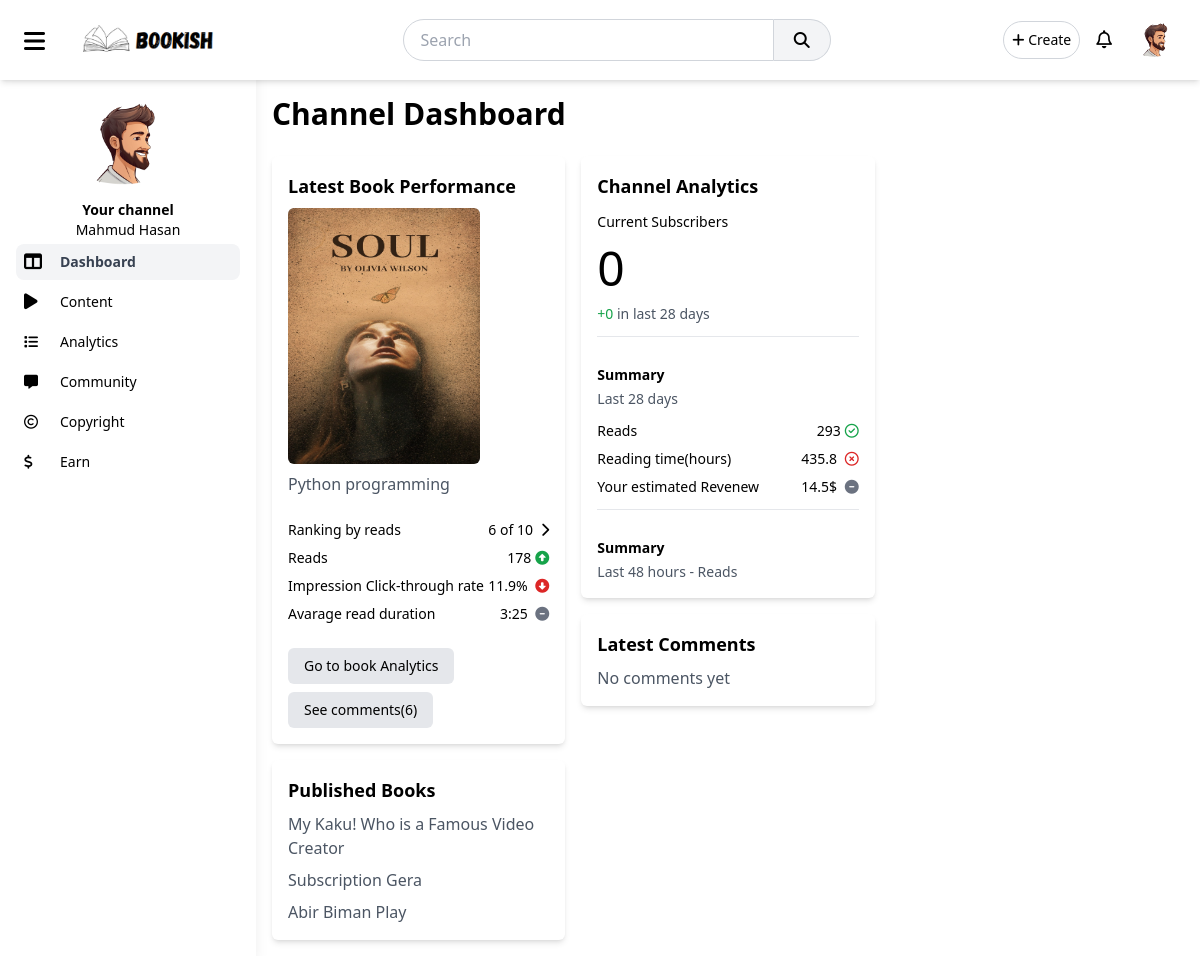
The page /author/dashboard (signed in) on the database as committed earlier.
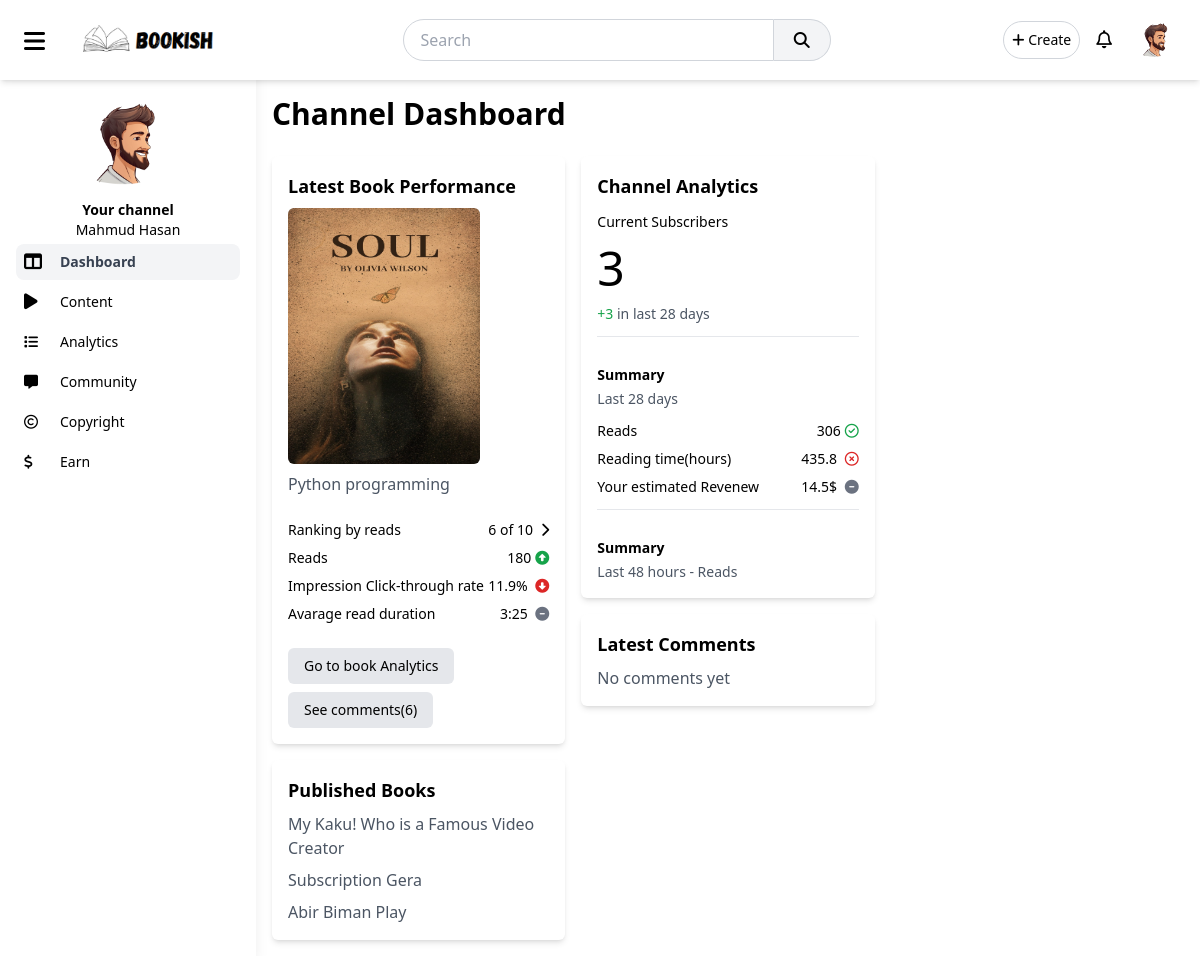
The same page on the database as committed later.
### accounts/models.py (models this page shows)
class UserProfile(models.Model):
    user = models.OneToOneField(User, on_delete=models.CASCADE)
    full_name = models.CharField(max_length=100, blank=True, null=True)
    bio = models.TextField(blank=True, null=True)
    profile_picture = models.ImageField(upload_to='profile_pics/', default='profile_pics/default.png')
    created_at = models.DateTimeField(auto_now_add=True)
    updated_at = models.DateTimeField(auto_now=True)
    def get_total_views(self):
        return self.user.books.aggregate(models.Sum('views'))['views__sum'] or 0

### main/models.py (models this page shows, shortened)
class Book(models.Model):
    title = models.CharField(max_length=255)
    slug = AutoSlugField(populate_from='title', unique=True)
    description = models.TextField()
    content = CKEditor5Field(config_name="extends")
    language = models.CharField(max_length=50, default="default")
    author = models.ForeignKey(User, on_delete=models.CASCADE, related_name='books')
    category = models.ForeignKey(Category, on_delete=models.CASCADE, related_name='books', blank=True, null=True)
    published_date = models.DateTimeField(auto_now_add=True)
    updated_date = models.DateTimeField(auto_now=True)
    likes = models.ManyToManyField(User, related_name='liked_books', blank=True)
    dislikes = models.ManyToManyField(User, related_name='disliked_books', blank=True)
    views = models.PositiveIntegerField(default=0)
    thumbnail = models.ImageField(upload_to='thumbnails/', blank=True, null=True)
    status = models.CharField(max_length=50, default='Public')
    objects = models.Manager()
    public_objects = PublicBookManager()

### author/views.py (the view)
# urls.py: path('dashboard', views.author_dashboard, name="author_dashboard"),
@login_required(login_url='accounts:login')
def author_dashboard(request):
    followers_in_28 = get_last_n_days_data(UserFollow, user=request.user, n=28)
    context = {
        'followers_in_28': followers_in_28
    }
    return render(request, 'author/admin_dashboard.html', context)

### main/context_processors.py (called while the page is built)
def notifications(request):
    if request.user.is_authenticated:
        return {'notifications': Notification.objects.filter(user=request.user).order_by('-created_at')[:5]}
    else:
        return Notification.objects.none()

### main/utils.py (called while the page is built, shortened)
def get_last_n_days_data(model, n, user=None, book=None, formatted=False):
    startdate = (timezone.now() - timedelta(days=n)).date()  # Ensure date only
    if model==UserFollow:
        filters = {'followed_at__date__gte': startdate}
        filters['following'] = user
        return UserFollow.objects.filter(**filters)

### templates/author/admin_dashboard.html (shortened to what this page needs)
{% extends 'author/base.html' %}
{% load static %}
{% block content %}
    <header class="flex items-center justify-between mb-6">
        <div>
            <h2 class="text-3xl font-semibold">Channel Dashboard</h2>
        </div>
    </header>
    <div class="grid grid-cols-1 md:grid-cols-2 lg:grid-cols-3 gap-4">
        <div class="flex flex-col gap-4">
            <div class="bg-white shadow-md p-4 rounded-md">
                <h3 class="text-lg font-bold mb-2">Latest Book Performance</h3>
                {% with book=user.books.first %}
                {% if book %}
                <div class="space-y-2">
                    <img alt="Latest Video" class="w-48 h-64 rounded-md" src="{{book.thumbnail.url}}" />
                    <p class="text-gray-600">{{book.title}}</p>
                    <ul class="text-sm space-y-2 py-4">
                        <li class="flex justify-between">
                            <div>Ranking by reads</div>
                            <div>6 of 10 <button class="fa fa-chevron-right pl-1"></button></div>
                        </li>
                        <li class="flex justify-between">
                            <div>Reads</div>
                            <div>{{book.views}}<button class="fa fa-circle-up pl-1 text-green-600"></button></div>
                        </li>
                        <li class="flex justify-between">
                            <div>Impression Click-through rate</div>
                            <div>11.9% <button class="fa fa-circle-down text-red-600 pl-1"></button></div>
                        </li>
                        <li class="flex justify-between">
                            <div>Avarage read duration</div>
                            <div>3:25 <button class="fa fa-circle-minus pl-1 text-gray-500"></button></div>
                        </li>
                    </ul>
                    <a href="{% url 'author:content_analytics' book.slug %}"
                        class="px-4 py-2 font-medium block w-fit text-sm bg-gray-200 rounded-md hover:bg-gray-300">Go
                        to book
                        Analytics</a>
                    <a href="{% url 'author:content_comments' book.slug %}"
                        class="px-4 py-2 block w-fit font-medium text-sm bg-gray-200 rounded-md hover:bg-gray-300">
                        See comments({{book.comments.count}})
                </a>
                </div>
                {% endif %}
                {% endwith %}
            </div>
            <div class="bg-white shadow-md p-4 rounded-md">
                <h3 class="text-lg font-bold mb-2">Published Books</h3>
                <ul class="text-gray-600 space-y-2">
                    <li>My Kaku! Who is a Famous Video Creator</li>
                    <li>Subscription Gera</li>
                    <li>Abir Biman Play</li>
                </ul>
            </div>
        </div>
        <div class="flex flex-col gap-4">
            <div class="bg-white shadow-md p-4 rounded-md space-y-3">
                <h3 class="text-lg font-bold mb-2">Channel Analytics</h3>
                <p class="font-medium text-sm">Current Subscribers</p>
                <div class="text-5xl">{{user.followers_users.count}}</div>
                <div class="text-gray-600 text-sm">
                    <span class="text-green-600">+{{followers_in_28.count}}</span>
                    in last 28 days
                </div>
                <hr class="py-2" />
                <div class="space-y-3">
                    <div class="text-sm space-y-1">
                        <div class="font-bold">Summary</div>
                        <div class="text-gray-600">Last 28 days</div>
                    </div>
                    <ul class="text-sm space-y-2">
                        <li class="flex justify-between">
                            <div>Reads</div>
                            <div>{{user.userprofile.get_total_views}}<button class="fa-regular fa-circle-check pl-1 text-green-600"></button>
                            </div>
                        </li>
                        <li class="flex justify-between">
                            <div>Reading time(hours)</div>
                            <div>435.8 <button class="fa-regular fa-circle-xmark text-red-600 pl-1"></button>
                            </div>
                        </li>
                        <li class="flex justify-between">
                            <div>Your estimated Revenew</div>
                            <div>14.5$ <button class="fa fa-circle-minus pl-1 text-gray-500"></button></div>
                        </li>
                    </ul>
                </div>
                <hr class="py-2" />
                <div>
                    <div class="text-sm space-y-1">
                        <div class="font-bold">Summary</div>
                        <div class="text-gray-600">Last 48 hours - Reads</div>
                    </div>
                </div>
            </div>
            <div class="bg-white shadow-md p-4 rounded-md">
                <h3 class="text-lg font-bold mb-2">Latest Comments</h3>
                <p class="text-gray-600">No comments yet</p>
            </div>
        </div>
        <div class="flex flex-col gap-4">
        </div>
    </div>
{% endblock %}

### templates/author/base.html (shortened to what this page needs)
<!DOCTYPE html>
<html lang="en">
{% load static %}
<head>
    <link rel="stylesheet" href="{% static 'css/output.css' %}">
    <link rel="stylesheet" href="https://cdnjs.cloudflare.com/ajax/libs/font-awesome/6.7.2/css/all.min.css"
 />
</head>
<body>
    <header class="bg-white shadow-md sticky top-0 z-50 px-4">
        <div class="flex items-center justify-between py-3">
            <div class="flex items-center space-x-4">
                <button class="px-2 pt-1 rounded hover:bg-gray-200" id="menuToggle">
                    <i class="fa fa-bars text-2xl"></i>
                </button>
                <a href="{% url 'author:author_dashboard' %}">
                    <img src="{% static 'logo.png' %}" class="h-12 hidden sm:block" alt=""></a>
            </div>
            <div class="md:flex items-center justify-center mx-4 flex-grow hidden sm:block">
                <input type="text" placeholder="Search"
                    class="w-2/4 border border-gray-300 rounded-l-full py-2 px-4 focus:outline-none">
                <button
                    class="px-5 py-2 bg-gray-100 border-t border-b border-r border-gray-300 rounded-r-full hover:bg-gray-200">
                    <i class="fa fa-search"></i>
                </button>
            </div>
            <div class="flex items-center space-x-4">
                <div class="relative">
                    <button class="dropdownButton p-2 border border-gray-300 rounded-full text-sm">
                        <i class="fa fa-plus"></i> Create
                    </button>
                </div>
                <div class="relative">
                    <button class="dropdownButton text-lg fa-regular fa-bell">
                    </button>
                </div>
                {% include 'components/profile_menu.html' %}
            </div>
        </div>
    </header>
    <div class="flex min-h-screen">
        <aside
            class="pt-20 z-40 fixed left-0 top-0 h-full w-64 bg-white shadow-lg p-4 overflow-y-auto transform -translate-x-full md:translate-x-0 transition-all duration-300 ease-in-out"
            id="sidebar">
            <nav>
                <ul class="space-y-1 text-sm mt-4" id="sidebarItems">
                    <li class="flex flex-col justify-center items-center">
                        <img src="{{user.userprofile.profile_picture.url}}" id="sidebar_profile_img"
                            class="h-24 w-24 rounded-full mb-2 transition-all duration-300" alt="">
                        <div class="text-sm font-bold">Your channel</div>
                        <div class="text-sm font-thin">{{user.userprofile.full_name}}</div>
                    </li>
                    <li onclick="location.href=`{% url 'author:author_dashboard' %}`" data-page="dashboard"
                        class="flex items-center space-x-3 p-2 rounded-lg transition-all hover:bg-gray-200 cursor-pointer menu-item">
                        <i class="fa fa-table-columns text-lg w-6"></i>
                        <span class="text-gray-700">Dashboard</span>
                    </li>
                    <li onclick="location.href=`{% url 'author:author_content' %}`" data-page="content"
                        class="flex items-center space-x-3 p-2 rounded-lg hover:bg-gray-200 cursor-pointer menu-item">
                        <i class="fa fa-play text-lg w-6"></i>
                        <span class="text-gray-700">Content</span>
                    </li>
                    <li onclick="location.href=`{% url 'author:author_analytics' %}`" data-page="analytics"
                    class="flex items-center space-x-3 p-2 rounded-lg hover:bg-gray-200 cursor-pointer menu-item">
                        <i class="fa fa-list w-6"></i>
                        <span class="text-gray-700">Analytics</span>
                    </li>
                    <li onclick="location.href=`{% url 'author:author_community' %}`" data-page="community"
                    class="flex items-center space-x-3 p-2 rounded-lg hover:bg-gray-200 cursor-pointer menu-item">
                        <i class="fa fa-message w-6"></i>
                        <span class="text-gray-700">Community</span>
                    </li>
                    <li onclick="location.href=`{% url 'author:author_copyright' %}`" data-page="copyright"
                    class="flex items-center space-x-3 p-2 rounded-lg hover:bg-gray-200 cursor-pointer menu-item">
                        <i class="fa-regular fa-copyright w-6"></i>
                        <span class="text-gray-700">Copyright</span>
                    </li>
                    <li onclick="location.href=`{% url 'author:author_earn' %}`" data-page="earn"
                    class="flex items-center space-x-3 p-2 rounded-lg hover:bg-gray-200 cursor-pointer menu-item">
                        <i class="fa fa-dollar-sign w-6"></i>
                        <span class="text-gray-700">Earn</span>
                    </li>
                </ul>
            </nav>
        </aside>
        <main class="flex-1 w-full p-4 md:ml-64 transition-all delay-100 ease-in-out overflow-hidden" id="content">
           {% block content %}
           {% endblock %}
        </main>
    </div>
</body>
</html>

### templates/components/profile_menu.html (shortened to what this page needs)
<div class="relative">
    <button class="dropdownButton p-2 rounded-full hover:bg-gray-200">
        <img src="{{user.userprofile.profile_picture.url}}" class="h-10 w-10 rounded-full" alt="">
    </button>
</div>

Rows that differ between the two databases and show on the page:
changed Book "Python programming": views "178" → "180"
Other text that changed with them:
{{ user.followers_users.count }}: "0" → "3"
{{ followers_in_28.count }}: "0" → "3"
{{ user.userprofile.get_total_views }}: "293" → "306"
